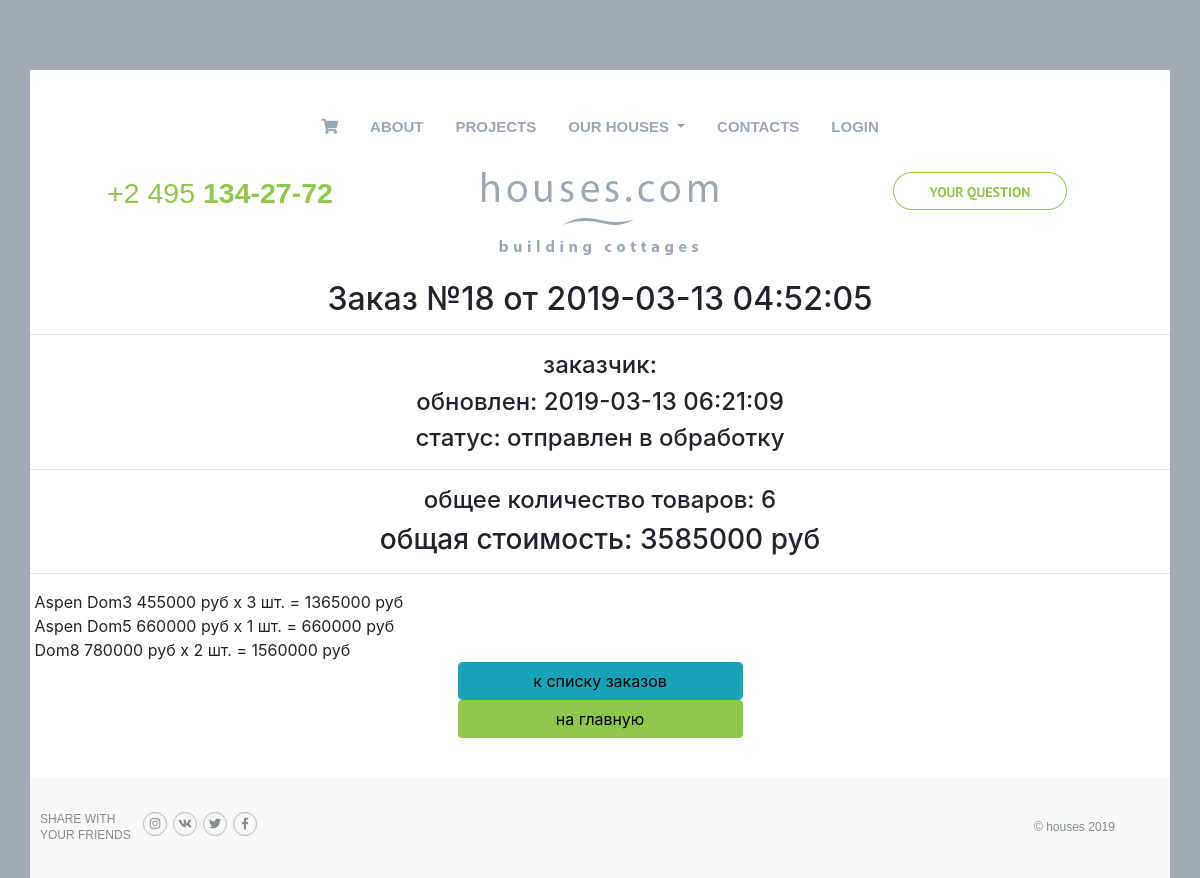
/order/read/18/, run on the app's committed database.
### ordersapp/models.py (models this page shows, shortened)
class Order(models.Model):
    FORMING = 'FM'
    SENT_TO_PROCEED = 'STP'
    PROCEEDED = 'PRD'
    PAID = 'PD'
    READY = 'RDY'
    CANCEL = 'CNC'
    ORDER_STATUS_CHOICES = (
        (FORMING, 'формируется'),
        (SENT_TO_PROCEED, 'отправлен в обработку'),
        (PAID, 'оплачен'),
        (PROCEEDED, 'обрабатывается'),
        (READY, 'готов к выдаче'),
        (CANCEL, 'отменен'),
    )
    user = models.ForeignKey(settings.AUTH_USER_MODEL, on_delete=models.CASCADE)
    created = models.DateTimeField(verbose_name='создан', auto_now_add=True)
    updated = models.DateTimeField(verbose_name='обновлен', auto_now=True)
    status = models.CharField(verbose_name='статус', max_length=3, choices=ORDER_STATUS_CHOICES, default=FORMING)
    is_active = models.BooleanField(verbose_name='активен', default=True)
    class Meta:
        ordering = ('-created',)
        verbose_name = 'заказ'
        verbose_name_plural = 'заказы'
    @cached_property
    def get_summary(self):
        items = self.orderitems.select_related()
        return {
            'total_cost': sum(list(map(lambda x: x.quantity * x.product.price, items))),
            'total_quantity': sum(list(map(lambda x: x.quantity, items)))
        }

class OrderItem(models.Model):
    order = models.ForeignKey(Order, related_name="orderitems", on_delete=models.CASCADE)
    product = models.ForeignKey(Product, verbose_name='продукт', on_delete=models.CASCADE)
    quantity = models.PositiveIntegerField(verbose_name='количество', default=0)
    objects = OrderItemQuerySet.as_manager()
    def get_product_cost(self):
        return self.product.price * self.quantity

### mainapp/models.py (models this page shows, shortened)
class Product(models.Model):
    name = models.CharField(max_length=32, unique=True, verbose_name='Название продукта')
    info = models.TextField(verbose_name='Описание продукта')
    price = models.PositiveIntegerField(verbose_name='Цена')
    img = models.ImageField(upload_to='products/%Y/%m/%d', verbose_name='Картинка продукта')
    category = models.ForeignKey(Category, on_delete=models.SET_NULL, null=True, blank=True, verbose_name='Проект')
    quantity = models.PositiveIntegerField(verbose_name='Количество на складе', default=0)
    is_active = models.BooleanField(verbose_name='активен', default=True)

class Category(models.Model):
    name = models.CharField(max_length=32, unique=True, verbose_name='Название проекта')
    info = models.TextField(verbose_name='Описание проекта')
    price = models.PositiveIntegerField(verbose_name='Цена от')
    img = models.ImageField(upload_to='categories/%Y/%m/%d', verbose_name='Картинка проекта')
    is_active = models.BooleanField(verbose_name='активна', default=True)

### ordersapp/views.py (the view)
# urls.py: path('read/<int:pk>/', ordersapp.OrderRead.as_view(), name='order_read'),
class OrderRead(DetailView):
    model = Order

### mainapp/context_processors.py (called while the page is built)
def basket(request):
    basket = []
    if request.user.is_authenticated:
        basket = Basket.objects.filter(user=request.user)
    return {
        'basket': basket
    }

def get_categories(request):
    categories = get_links_menu() # кэшируем категории
    return {
        'categories': categories
    }

### mainapp/views.py (called while the page is built)
def get_links_menu():
    if settings.LOW_CACHE:
        key = 'links_menu'
        links_menu = cache.get(key)
        if links_menu is None:
            links_menu = Category.objects.filter(is_active=True)
            cache.set(key, links_menu)
        return links_menu
    else:
        return Category.objects.filter(is_active=True)

### ordersapp/templates/ordersapp/order_detail.html (shortened to what this page needs)
{% extends 'mainapp/base.html' %}
{% load static %}
{% block content %}
    {% include 'ordersapp/includes/inc_order_summary.html' %}
    <div class="basket_list">
        {% for item in object.orderitems.select_related %}
            <div class="basket_record">
                <span class="category_name">
                   {{ item.product.category.name }}
               </span>
                <span class="product_name">{{ item.product.name }}</span>
                <span class="product_price">
                   {{ item.product.price }}&nbspруб
               </span>
                <span class="product_quantitiy">
                   x {{ item.quantity }} шт.
               </span>
                <span class="product_cost">
                    = {{ item.get_product_cost }}&nbspруб
               </span>
            </div>
        {% endfor %}
    </div>
    {% include 'ordersapp/includes/inc_order_actions.html' %}
{% endblock %}

### ordersapp/templates/ordersapp/includes/inc_order_summary.html (shortened to what this page needs)
{% if object %}
    <div class="h2 text-center">Заказ №{{ object.pk }} от {{ object.created|date:"Y-m-d H:i:s" }}</div>
    <hr>
    <div class="h4 text-center">заказчик: {{ user.last_name }} {{ user.first_name }} </div>
    <div class="h4 text-center">обновлен: {{ object.updated|date:"Y-m-d H:i:s" }}</div>
    <div class="h4 text-center">cтатус: {{ object.get_status_display }}</div>
    <hr>
    {% with object_summary=object.get_summary %}
        <div class="h4 text-center">
            общее количество товаров:
            <span class="order_total_quantity">
           {{ object_summary.total_quantity }}
       </span>
        </div>
        <div class="h3 text-center">
            общая стоимость:
            <span class="order_total_cost">
           {{ object_summary.total_cost }}
       </span> руб
        </div>
    {% endwith %}
{% endif %}
<hr>

### static/style.css (style rules this page uses)
body { background: #a3aab1; }

### data on the page
Order: pk "18", created "2019-03-13 04:52:05", updated "2019-03-13 06:21:09", status "отправлен в обработку"
OrderItem: product.category.name "Aspen", product.name "Dom3", product.price "455000", quantity "3", get_product_cost "1365000"
OrderItem: product.category.name "Aspen", product.name "Dom5", product.price "660000", quantity "1", get_product_cost "660000"
OrderItem: product.name "Dom8", product.price "780000", quantity "2", get_product_cost "1560000"

### other printed values
{{ object_summary.total_quantity }} "6"
{{ object_summary.total_cost }} "3585000"
